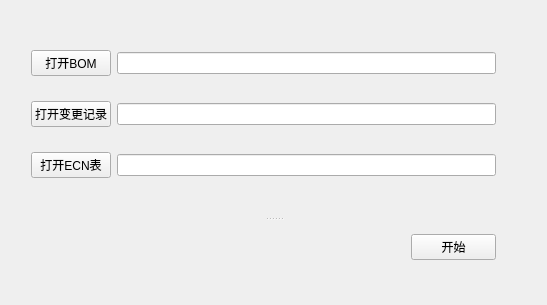
<?xml version="1.0" encoding="UTF-8"?>
<ui version="4.0">
 <class>ECN</class>
 <widget class="QWidget" name="ECN">
  <property name="geometry">
   <rect>
    <x>0</x>
    <y>0</y>
    <width>547</width>
    <height>305</height>
   </rect>
  </property>
  <property name="windowTitle">
   <string>Form</string>
  </property>
  <property name="styleSheet">
   <string notr="true"/>
  </property>
  <layout class="QVBoxLayout" name="verticalLayout">
   <item>
    <widget class="QSplitter" name="splitter">
     <property name="orientation">
      <enum>Qt::Vertical</enum>
     </property>
     <widget class="QWidget" name="layoutWidget">
      <layout class="QGridLayout" name="gridLayout">
       <property name="leftMargin">
        <number>20</number>
       </property>
       <property name="topMargin">
        <number>20</number>
       </property>
       <property name="rightMargin">
        <number>40</number>
       </property>
       <property name="bottomMargin">
        <number>20</number>
       </property>
       <item row="0" column="0">
        <widget class="QPushButton" name="pushButton_openbom">
         <property name="text">
          <string>打开BOM</string>
         </property>
        </widget>
       </item>
       <item row="0" column="1">
        <widget class="QLineEdit" name="lineEdit_bompath"/>
       </item>
       <item row="1" column="0">
        <widget class="QPushButton" name="pushButton_openrecord">
         <property name="text">
          <string>打开变更记录</string>
         </property>
        </widget>
       </item>
       <item row="1" column="1">
        <widget class="QLineEdit" name="lineEdit_recordpath"/>
       </item>
       <item row="2" column="0">
        <widget class="QPushButton" name="pushButton_openECN">
         <property name="text">
          <string>打开ECN表</string>
         </property>
        </widget>
       </item>
       <item row="2" column="1">
        <widget class="QLineEdit" name="lineEdit_ECNpath"/>
       </item>
      </layout>
     </widget>
     <widget class="QWidget" name="horizontalLayoutWidget">
      <layout class="QHBoxLayout" name="horizontalLayout">
       <property name="bottomMargin">
        <number>20</number>
       </property>
       <item>
        <spacer name="horizontalSpacer">
         <property name="orientation">
          <enum>Qt::Horizontal</enum>
         </property>
         <property name="sizeType">
          <enum>QSizePolicy::Fixed</enum>
         </property>
         <property name="sizeHint" stdset="0">
          <size>
           <width>400</width>
           <height>20</height>
          </size>
         </property>
        </spacer>
       </item>
       <item>
        <widget class="QPushButton" name="pushButton_start">
         <property name="text">
          <string>开始</string>
         </property>
        </widget>
       </item>
       <item>
        <spacer name="horizontalSpacer_2">
         <property name="orientation">
          <enum>Qt::Horizontal</enum>
         </property>
         <property name="sizeType">
          <enum>QSizePolicy::Fixed</enum>
         </property>
         <property name="sizeHint" stdset="0">
          <size>
           <width>40</width>
           <height>20</height>
          </size>
         </property>
        </spacer>
       </item>
      </layout>
     </widget>
    </widget>
   </item>
  </layout>
 </widget>
 <resources/>
 <connections/>
</ui>
